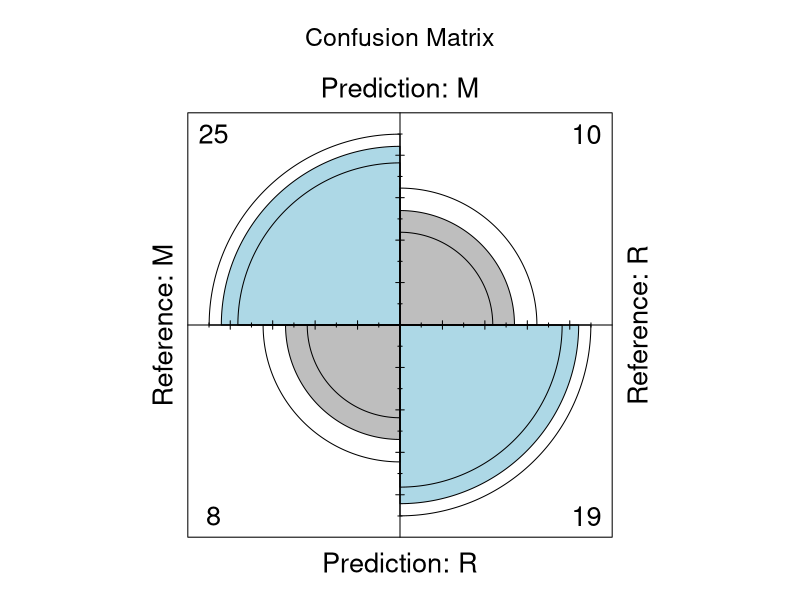
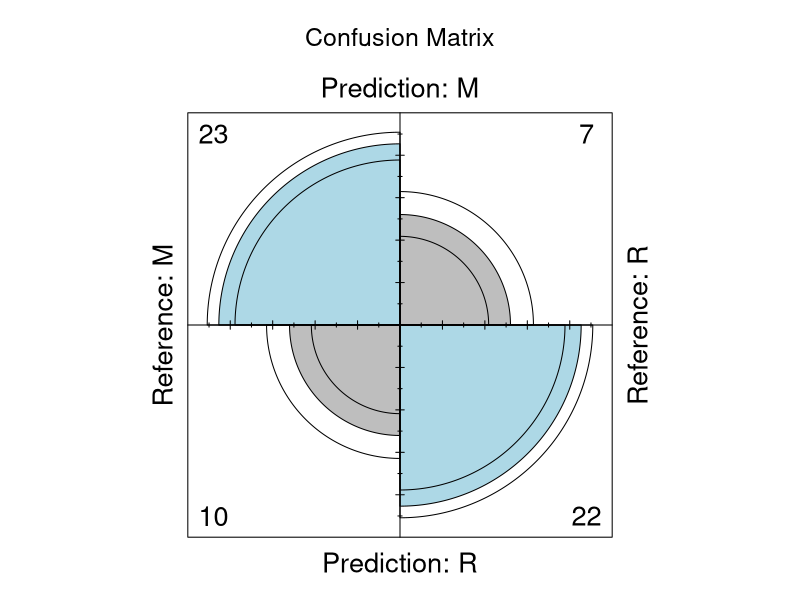

Write the R code that produced these figures, in order. (Note: this script raises an error after producing the figures.)
#### 7a - Algorithm Selection for Classification and Regression
# A. Linear Algorithms
## 1. Linear Regression

#Load dataset

library(ggplot2)
data("diamonds")

library(caret)

# Define an 80:20 train:test data split of the diamonds dataset
set.seed(123)  # For reproducibility
train_index <- createDataPartition(diamonds$price,
                                   p = 0.8,
                                   list = FALSE)
diamonds_train <- diamonds[train_index, ]
diamonds_test <- diamonds[-train_index, ]

# Train the linear regression model
diamonds_model_lm <- lm(price ~ ., diamonds_train)

# Display the model's details
summary(diamonds_model_lm)

# Make predictions on the test set
predictions <- predict(diamonds_model_lm, newdata = diamonds_test)

# SSR
ssr <- sum((diamonds_test$price - predictions)^2)
print(paste("SSR =", sprintf(ssr, fmt = "%#.4f")))

# SST
sst <- sum((diamonds_test$price - mean(diamonds_test$price))^2)
print(paste("SST =", sprintf(sst, fmt = "%#.4f")))

# R Squared
r_squared <- 1 - (ssr / sst)
print(paste("R Squared =", sprintf(r_squared, fmt = "%#.4f")))

# MAE
absolute_errors <- abs(predictions - diamonds_test$price)
mae <- mean(absolute_errors)
print(paste("MAE =", sprintf(mae, fmt = "%#.4f")))

##2. Logistic Regression
library(datasets)

# Load the Sonar dataset from the mlbench package
library(mlbench)
data(Sonar)

# Define a 70:30 train:test data split
set.seed(123)  # For reproducibility
train_index <- createDataPartition(Sonar$Class,
                                   p = 0.7,
                                   list = FALSE)
sonar_train <- Sonar[train_index, ]
sonar_test <- Sonar[-train_index, ]

# Define train control with 5-fold cross-validation
train_control <- trainControl(method = "cv", number = 5)

# Train the logistic regression model
set.seed(7)
sonar_caret_model_logistic <- train(Class ~ ., data = sonar_train,
                                    method = "glm", metric = "Accuracy",
                                    preProcess = c("center", "scale"),
                                    trControl = train_control)

# Display the model's details
print(sonar_caret_model_logistic)

# Make predictions
predictions <- predict(sonar_caret_model_logistic,
                       sonar_test[, -ncol(sonar_test)])  # Exclude the last column which is the target variable

# Display the model's evaluation metrics
confusion_matrix <- confusionMatrix(predictions, sonar_test$Class)
print(confusion_matrix)

# Plot the confusion matrix
fourfoldplot(as.table(confusion_matrix$table), color = c("grey", "lightblue"),
             main = "Confusion Matrix")

## 3. Linear Discriminant Analysis
#Load dataset
data(Sonar)

# Define a 70:30 train:test data split for LDA
set.seed(123)  # For reproducibility
train_index <- createDataPartition(Sonar$Class,
                                   p = 0.7,
                                   list = FALSE)
sonar_train <- Sonar[train_index, ]
sonar_test <- Sonar[-train_index, ]

# Train the LDA model
library(MASS)  # Ensure MASS library is loaded for lda function
sonar_model_lda <- lda(Class ~ ., data = sonar_train)

# Display the model's details
print(sonar_model_lda)

# Make predictions using the LDA model on the test set
predictions <- predict(sonar_model_lda, newdata = sonar_test)$class

# Display the evaluation metrics (confusion matrix)
table(predictions, sonar_test$Class)

## 4a Regularized Linear Regression Classification
#Load dataset
data("Sonar")

library(glmnet)
# Separate predictors (X) and target variable (y)
X <- as.matrix(Sonar[, -ncol(Sonar)])  # Features (all columns except the last one)
y <- ifelse(Sonar$Class == "M", 1, 0)  # Target variable with binary encoding

# Train the regularized logistic regression model using glmnet
sonar_model_glm <- glmnet(X, y, family = "binomial", alpha = 0.5, lambda = 0.001)

# Display model's details
print(sonar_model_glm)

# Make predictions on the Sonar dataset using the trained model
predictions <- ifelse(predict(sonar_model_glm, newx = X, type = "response") > 0.5, "M", "R")

# Display evaluation metrics (confusion matrix)
table(predictions, Sonar$Class)

### 4b Regularized Linear Regression Regression
#Load dataset
library(ggplot2)
data("diamonds")

# Define a 70:30 train:test data split of the dataset
set.seed(123)  # For reproducibility
train_index <- createDataPartition(diamonds$price, p = 0.7, list = FALSE)
diamonds_train <- diamonds[train_index, ]
diamonds_test <- diamonds[-train_index, ]

# Train the model using glmnet (regularized linear regression)
train_control <- trainControl(method = "cv", number = 5)
diamonds_caret_model_glmnet <- train(price ~ ., data = diamonds_train, method = "glmnet",
                                     metric = "RMSE", preProcess = c("center", "scale"),
                                     trControl = train_control)
# Display the model's details
print(diamonds_caret_model_glmnet)

# Make predictions on the test set
predictions <- predict(diamonds_caret_model_glmnet, newdata = diamonds_test)

# Calculate evaluation metrics
rmse <- sqrt(mean((diamonds_test$price - predictions)^2))
print(paste("RMSE =", sprintf(rmse, fmt = "%#.4f")))

ssr <- sum((diamonds_test$price - predictions)^2)
print(paste("SSR =", sprintf(ssr, fmt = "%#.4f")))

sst <- sum((diamonds_test$price - mean(diamonds_test$price))^2)
print(paste("SST =", sprintf(sst, fmt = "%#.4f")))

r_squared <- 1 - (ssr / sst)
print(paste("R Squared =", sprintf(r_squared, fmt = "%#.4f")))

absolute_errors <- abs(predictions - diamonds_test$price)
mae <- mean(absolute_errors)
print(paste("MAE =", sprintf(mae, fmt = "%#.4f")))

# B. Non-Linear Algorithms#
## 1.  Classification and Regression Trees
#1.a. Decision tree for a classification problem with caret

#Load dataset
library(mlbench)
data("Sonar")

# Define a 70:30 train:test data split of the dataset
set.seed(123)  # For reproducibility
train_index <- createDataPartition(Sonar$Class, p = 0.7, list = FALSE)
sonar_train <- Sonar[train_index, ]
sonar_test <- Sonar[-train_index, ]

# Train the model using the rpart method (decision tree)
train_control <- trainControl(method = "cv", number = 5)
sonar_caret_model_rpart <- train(Class ~ ., data = sonar_train, method = "rpart",
                                 metric = "Accuracy", trControl = train_control)

# Display the model's details
print(sonar_caret_model_rpart)

# Make predictions on the test set
predictions <- predict(sonar_caret_model_rpart, newdata = sonar_test)

# Display the model's evaluation metrics (confusion matrix)
confusion_matrix <- confusionMatrix(predictions, sonar_test$Class)
print(confusion_matrix)

# Plot the confusion matrix
fourfoldplot(as.table(confusion_matrix$table), color = c("grey", "lightblue"),
             main = "Confusion Matrix")

## 1b Decision tree for a regression problem with CARET
# Load the mtcars dataset
data("mtcars")

# Split the mtcars dataset into training and testing sets (70:30 split)
set.seed(123)  # For reproducibility
train_index <- createDataPartition(mtcars$mpg, p = 0.7, list = FALSE)
mtcars_train <- mtcars[train_index, ]
mtcars_test <- mtcars[-train_index, ]

# Train the model with decision tree using the rpart method
train_control <- trainControl(method = "repeatedcv", number = 5, repeats = 3)
model_cart <- train(mpg ~ ., data = mtcars, method = "rpart", metric = "RMSE", trControl = train_control)

# Display the model's details
print(model_cart)

#Make predictions
predictions <- predict(model_cart, mtcars_test)

# Calculate evaluation metrics
rmse <- sqrt(mean((mtcars_test$mpg - predictions)^2))
print(paste("RMSE =", sprintf(rmse, fmt = "%#.4f")))

ssr <- sum((mtcars_test$mpg - predictions)^2)
print(paste("SSR =", sprintf(ssr, fmt = "%#.4f")))

sst <- sum((mtcars_test$mpg - mean(mtcars_test$mpg))^2)
print(paste("SST =", sprintf(sst, fmt = "%#.4f")))

r_squared <- 1 - (ssr / sst)
print(paste("R Squared =", sprintf(r_squared, fmt = "%#.4f")))

absolute_errors <- abs(predictions - mtcars_test$mpg)
mae <- mean(absolute_errors)
print(paste("MAE =", sprintf(mae, fmt = "%#.4f")))


##2a. Naïve Bayes Classifier for a Classification Problem with CARET
## Load and split the dataset
library(mlbench)
data("Sonar")

# Define a 70:30 train:test data split of the dataset
set.seed(123)  # For reproducibility
train_index <- createDataPartition(Sonar$Class, p = 0.7, list = FALSE)
sonar_train <- Sonar[train_index, ]
sonar_test <- Sonar[-train_index, ]

# Train the Naive Bayes model using 5-fold cross-validation
train_control <- trainControl(method = "cv", number = 5)
model_nb <- train(Class ~ ., data = sonar_train, method = "nb", metric = "Accuracy", trControl = train_control)

# Display the model's details
print(model_nb)

# Make predictions on the test set
predictions <- predict(model_nb, newdata = sonar_test)

# Display the model's evaluation metrics (confusion matrix)
confusion_matrix <- confusionMatrix(predictions, sonar_test$Class)
print(confusion_matrix)

# Plot the confusion matrix
fourfoldplot(as.table(confusion_matrix$table), color = c("grey", "lightblue"), main = "Confusion Matrix")

## 3.  k-Nearest Neighbours
### 3a kNN for a classification problem with CARET's train function

#Load dataset
library(mlbench)
data("Sonar")

# Define a 70:30 train:test data split of the dataset
set.seed(123)  # For reproducibility
train_index <- createDataPartition(Sonar$Class, p = 0.7, list = FALSE)
sonar_train <- Sonar[train_index, ]
sonar_test <- Sonar[-train_index, ]

# Train the kNN model with 10-fold cross-validation and data standardization
train_control <- trainControl(method = "cv", number = 10)
model_knn <- train(Class ~ ., data = sonar_train, method = "knn", metric = "Accuracy",
                   preProcess = c("center", "scale"), trControl = train_control)

# Display the model's details
print(model_knn)

# Make predictions on the test set
predictions <- predict(model_knn, newdata = sonar_test)

# Display the model's evaluation metrics (confusion matrix)
confusion_matrix <- confusionMatrix(predictions, sonar_test$Class)
print(confusion_matrix)

# Plot the confusion matrix
fourfoldplot(as.table(confusion_matrix$table), color = c("grey", "lightblue"), main = "Confusion Matrix")

###3b kNN for a regression problem with CARET's train function
#Load dataset

data("airquality")

# Replace missing values with mean for the target variable "Ozone"
airquality$Ozone[is.na(airquality$Ozone)] <- mean(airquality$Ozone, na.rm = TRUE)

# Define a target variable and predictors for regression
target_var <- "Ozone"  # Target variable
predictors <- c("Solar.R", "Wind", "Temp")  # Predictors for the regression

# Split the data into train and test sets
set.seed(123)
trainIndex <- createDataPartition(airquality[[target_var]], p = 0.8, list = FALSE)
airq_train <- airquality[trainIndex, ]
airq_test <- airquality[-trainIndex, ]

# Apply the 5-fold cross-validation resampling method and standardize data
train_control <- trainControl(method = "cv", number = 5)
model_knn <- train(airq_train[predictors], airq_train[[target_var]], method = "knn",
                   metric = "RMSE", preProcess = c("center", "scale"), trControl = train_control)

# Display the model's details
print(model_knn)

# Make predictions on the test set
predictions <- predict(model_knn, newdata = airq_test[predictors])

# Calculate evaluation metrics for the model
rmse <- sqrt(mean((airq_test[[target_var]] - predictions)^2))
ssr <- sum((airq_test[[target_var]] - predictions)^2)
sst <- sum((airq_test[[target_var]] - mean(airq_test[[target_var]]))^2)
r_squared <- 1 - (ssr / sst)
absolute_errors <- abs(predictions - airq_test[[target_var]])
mae <- mean(absolute_errors)

# Display the model's evaluation metrics
print(paste("RMSE =", sprintf(rmse, fmt = "%#.4f")))
print(paste("SSR =", sprintf(ssr, fmt = "%#.4f")))
print(paste("SST =", sprintf(sst, fmt = "%#.4f")))
print(paste("R Squared =", sprintf(r_squared, fmt = "%#.4f")))
print(paste("MAE =", sprintf(mae, fmt = "%#.4f")))

## 4.  Support Vector Machine
### 4a SVM Classifier for a classification problem with CARET

# Load the necessary libraries
library(caret)
# Load the iris dataset (it's a built-in dataset)
data(iris)

# Define target variable and predictors for the iris dataset
target_var <- "Species"  # Target variable
predictors <- c("Sepal.Length", "Sepal.Width", "Petal.Length", "Petal.Width")  # Predictors

# Define a 70:30 train:test data split of the iris dataset
train_index <- createDataPartition(iris[[target_var]], p = 0.7, list = FALSE)
iris_train <- iris[train_index, ]
iris_test <- iris[-train_index, ]

# Train the LSVM model with radial kernel
set.seed(7)
train_control <- trainControl(method = "cv", number = 5)
model_svm_radial <- train(iris_train[, predictors], iris_train[[target_var]],
                          method = "svmRadial", metric = "Accuracy", trControl = train_control)

# Display the model's details
print(model_svm_radial)

# Make predictions
predictions <- predict(model_svm_radial, iris_test[, predictors])

# Display the model's evaluation metrics - Confusion Matrix
confusion_matrix <- confusionMatrix(predictions, iris_test[[target_var]])
print(confusion_matrix)

# Visualize the confusion matrix using a heat map
caret::plot(confusion_matrix$table, col = colorRampPalette(c("lightblue", "grey"))(20))

### 4b SVM classifier for a regression problem with CARET
# Load the 'swiss' dataset
data("swiss")

# Define predictors and target variable
predictors <- names(swiss)[1:5]  # Selecting the first 5 columns as predictors
target_var <- "Fertility"  # Target variable for regression

# Define an 80:20 train:test data split of the dataset
set.seed(123)
train_index <- createDataPartition(swiss[[target_var]], p = 0.8, list = FALSE)
swiss_train <- swiss[train_index, ]
swiss_test <- swiss[-train_index, ]

# Train the model using SVM regression
train_control <- trainControl(method = "cv", number = 5)
model_svm_reg <- train(swiss_train[, predictors], swiss_train[[target_var]], 
                       method = "svmLinear", trControl = train_control)

# Display the model's details
print(model_svm_reg)

# Make predictions
predictions <- predict(model_svm_reg, newdata = swiss_test[, predictors])

# Calculate evaluation metrics
# RMSE
rmse <- sqrt(mean((swiss_test[[target_var]] - predictions)^2))
print(paste("RMSE =", sprintf(rmse, fmt = "%#.4f")))

# SSR
ssr <- sum((swiss_test[[target_var]] - predictions)^2)
print(paste("SSR =", sprintf(ssr, fmt = "%#.4f")))

# SST
sst <- sum((swiss_test[[target_var]] - mean(swiss_test[[target_var]]))^2)
print(paste("SST =", sprintf(sst, fmt = "%#.4f")))

# R Squared
r_squared <- 1 - (ssr / sst)
print(paste("R Squared =", sprintf(r_squared, fmt = "%#.4f")))

# MAE
absolute_errors <- abs(predictions - swiss_test[[target_var]])
mae <- mean(absolute_errors)
print(paste("MAE =", sprintf(mae, fmt = "%#.4f")))

# 7b Algorithm Selection for Clustering
#Load dataset
data(iris)
# Display structure of Iris dataset
str(iris)
# Get dimensions of Iris dataset
dim(iris)
# Display the first few rows of the Iris dataset
head(iris)
# Summary statistics of Iris dataset
summary(iris)

# Check for missing values (There are no missing values in the iris dataset)
any_na(iris)
n_miss(iris)
prop_miss(iris)
miss_var_summary(iris)
gg_miss_var(iris)


